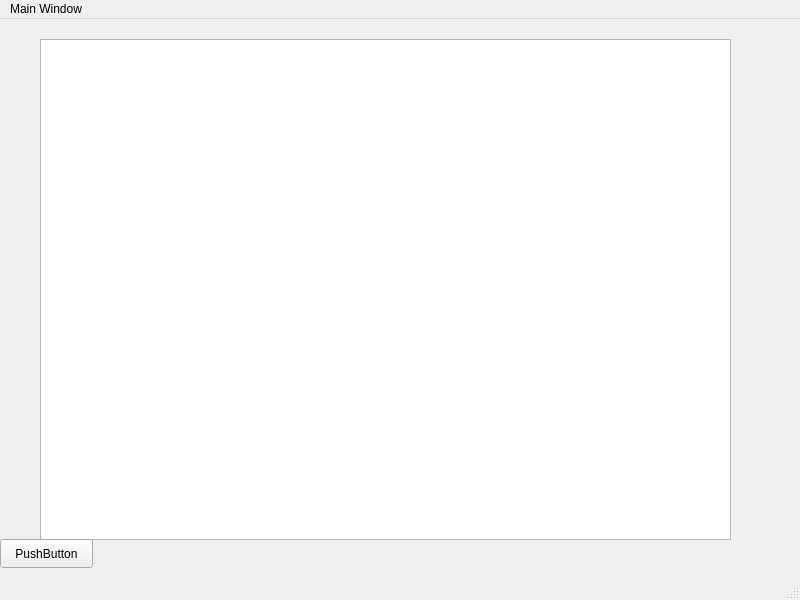
<?xml version="1.0" encoding="UTF-8"?>
<ui version="4.0">
 <class>MainWindow</class>
 <widget class="QMainWindow" name="MainWindow">
  <property name="geometry">
   <rect>
    <x>0</x>
    <y>0</y>
    <width>800</width>
    <height>600</height>
   </rect>
  </property>
  <property name="windowTitle">
   <string>MainWindow</string>
  </property>
  <widget class="QWidget" name="centralwidget">
   <widget class="QTableWidget" name="tableWidget">
    <property name="geometry">
     <rect>
      <x>40</x>
      <y>20</y>
      <width>691</width>
      <height>501</height>
     </rect>
    </property>
   </widget>
   <widget class="QWidget" name="verticalLayoutWidget">
    <property name="geometry">
     <rect>
      <x>50</x>
      <y>30</y>
      <width>160</width>
      <height>80</height>
     </rect>
    </property>
    <layout class="QVBoxLayout" name="verticalLayout_4"/>
   </widget>
   <widget class="QPushButton" name="pushButton">
    <property name="geometry">
     <rect>
      <x>0</x>
      <y>520</y>
      <width>93</width>
      <height>29</height>
     </rect>
    </property>
    <property name="text">
     <string>PushButton</string>
    </property>
   </widget>
  </widget>
  <widget class="QMenuBar" name="menubar">
   <property name="geometry">
    <rect>
     <x>0</x>
     <y>0</y>
     <width>800</width>
     <height>26</height>
    </rect>
   </property>
   <widget class="QMenu" name="menuMain_Window">
    <property name="title">
     <string>Main Window</string>
    </property>
   </widget>
   <addaction name="menuMain_Window"/>
  </widget>
  <widget class="QStatusBar" name="statusbar"/>
 </widget>
 <resources/>
 <connections/>
</ui>
